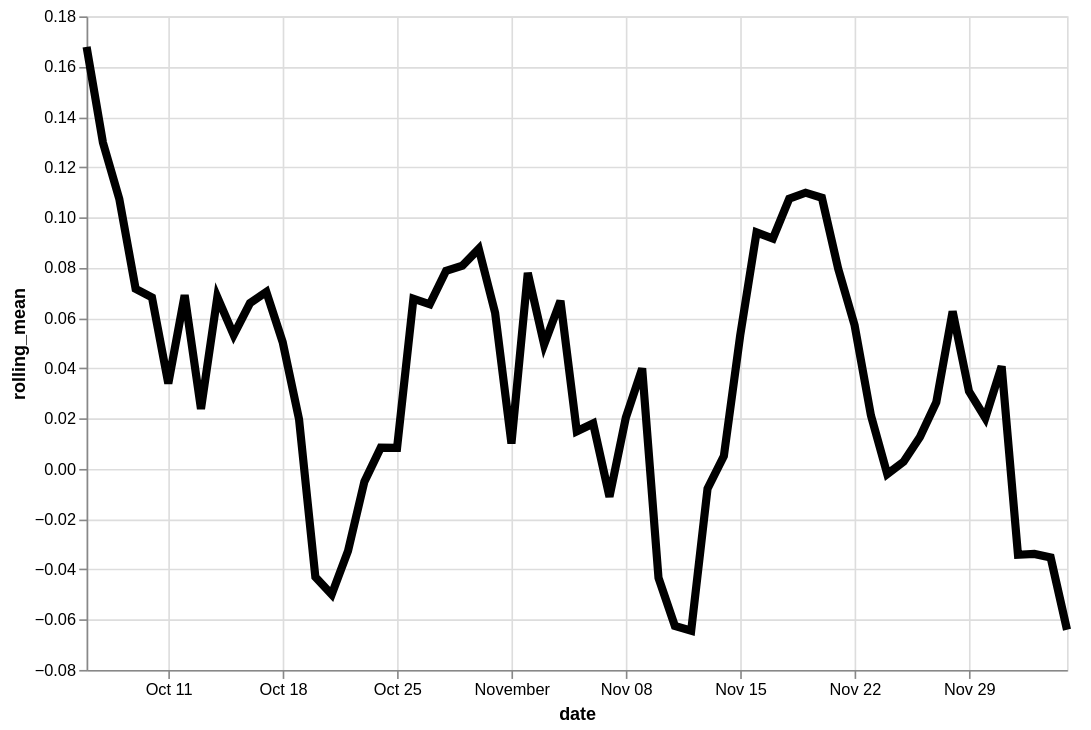

The Vega-Lite source for this figure:
### Vega-Lite specification from a JSON file in a GitHub repository (floating-point values rounded to 4 significant figures)
{"config": {"view": {"continuousWidth": 400, "continuousHeight": 300}}, "data": {"name": "data-d59b675c0e1f1b0385c6f65fc7fb6a00"}, "mark": {"type": "line", "color": "black", "size": 5}, "encoding": {"x": {"type": "temporal", "field": "date"}, "y": {"type": "quantitative", "field": "rolling_mean"}}, "height": 400, "transform": [{"window": [{"op": "mean", "field": "residual", "as": "rolling_mean"}], "frame": [-4, 3]}], "width": 600, "$schema": "https://vega.github.io/schema/vega-lite/v4.8.1.json", "datasets": {"data-d59b675c0e1f1b0385c6f65fc7fb6a00": [{"date": "2020-10-06", "residual": 0.4177}, {"date": "2020-10-07", "residual": 0.4209}, {"date": "2020-10-08", "residual": 0.3474}, {"date": "2020-10-09", "residual": -0.5145}, {"date": "2020-10-10", "residual": -0.02238}, {"date": "2020-10-11", "residual": -0.004736}, {"date": "2020-10-12", "residual": -0.1428}, {"date": "2020-10-13", "residual": 0.04432}, {"date": "2020-10-14", "residual": 0.1433}, {"date": "2020-10-15", "residual": 0.7022}, {"date": "2020-10-16", "residual": -0.01504}, {"date": "2020-10-17", "residual": -0.1582}, {"date": "2020-10-18", "residual": -0.1429}, {"date": "2020-10-19", "residual": 0.0965}, {"date": "2020-10-20", "residual": -0.1071}, {"date": "2020-10-21", "residual": -0.1156}, {"date": "2020-10-22", "residual": -0.1017}, {"date": "2020-10-23", "residual": 0.1999}, {"date": "2020-10-24", "residual": -0.07066}, {"date": "2020-10-25", "residual": -0.01925}, {"date": "2020-10-26", "residual": 0.07715}, {"date": "2020-10-27", "residual": 0.2045}, {"date": "2020-10-28", "residual": -0.1077}, {"date": "2020-10-29", "residual": 0.3592}, {"date": "2020-10-30", "residual": -0.1195}, {"date": "2020-10-31", "residual": 0.3064}, {"date": "2020-11-01", "residual": -0.05436}, {"date": "2020-11-02", "residual": 0.03438}, {"date": "2020-11-03", "residual": -0.1259}, {"date": "2020-11-04", "residual": -0.2121}, {"date": "2020-11-05", "residual": 0.4352}, {"date": "2020-11-06", "residual": 0.1312}, {"date": "2020-11-07", "residual": 0.01963}, {"date": "2020-11-08", "residual": -0.1086}, {"date": "2020-11-09", "residual": -0.0296}, {"date": "2020-11-10", "residual": -0.1989}, {"date": "2020-11-11", "residual": 0.126}, {"date": "2020-11-12", "residual": -0.05547}, {"date": "2020-11-13", "residual": -0.2311}, {"date": "2020-11-14", "residual": -0.02171}, {"date": "2020-11-15", "residual": 0.004532}, {"date": "2020-11-16", "residual": 0.3428}, {"date": "2020-11-17", "residual": 0.07444}, {"date": "2020-11-18", "residual": 0.1851}, {"date": "2020-11-19", "residual": 0.4541}, {"date": "2020-11-20", "residual": -0.07549}, {"date": "2020-11-21", "residual": -0.104}, {"date": "2020-11-22", "residual": -0.002755}, {"date": "2020-11-23", "residual": -0.01154}, {"date": "2020-11-24", "residual": 0.1161}, {"date": "2020-11-25", "residual": -0.1045}, {"date": "2020-11-26", "residual": -0.102}, {"date": "2020-11-27", "residual": 0.2675}, {"date": "2020-11-28", "residual": -0.0364}, {"date": "2020-11-29", "residual": -0.02523}, {"date": "2020-11-30", "residual": 0.1083}, {"date": "2020-12-01", "residual": 0.2772}, {"date": "2020-12-02", "residual": -0.1381}, {"date": "2020-12-03", "residual": -0.1894}, {"date": "2020-12-04", "residual": 0.06255}, {"date": "2020-12-05", "residual": -0.3323}]}}
